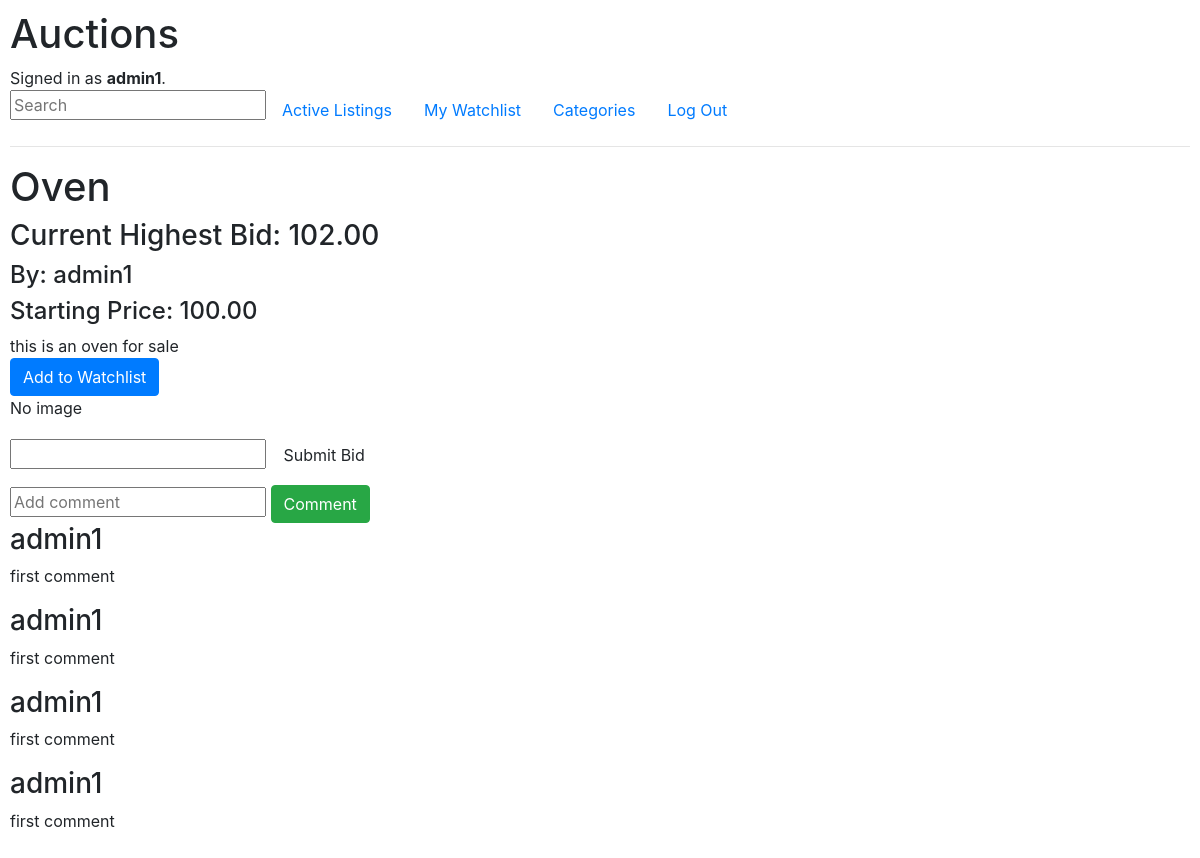
/listed/1 (signed in), run on an earlier commit of the app's database.
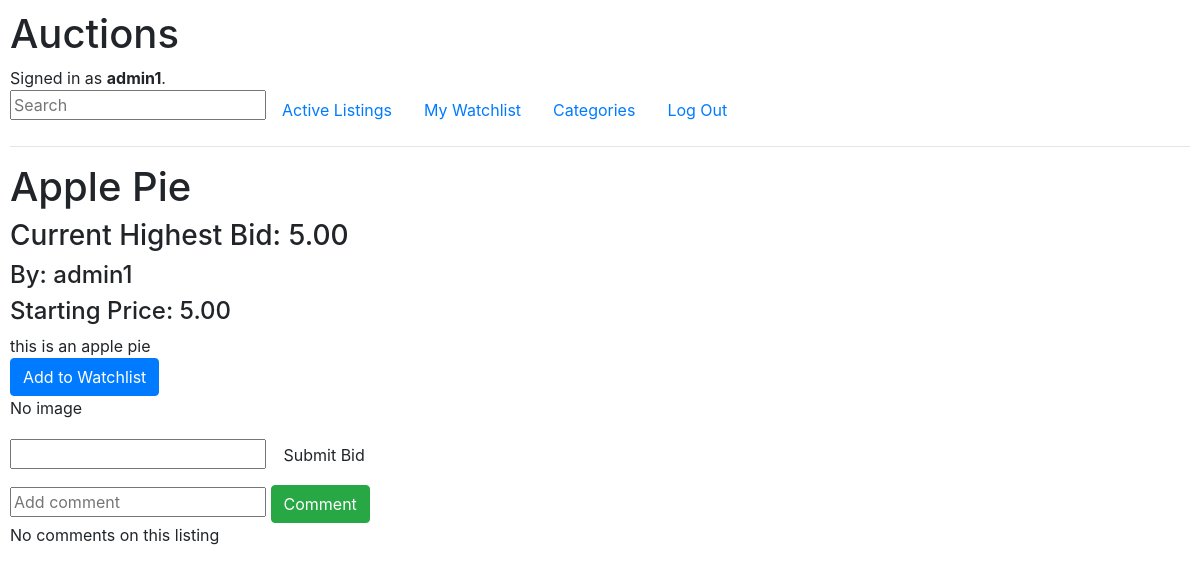
And on a later commit of the database.
### auctions/models.py (models this page shows, shortened)
class User(AbstractUser):
    pass

class Listing(models.Model):
	listed_id = models.AutoField(auto_created=True, primary_key=True)
	item_name = models.CharField(max_length=64)
	item_description = models.CharField(max_length=500, default="no description")
	seller = models.CharField(max_length=64)
	buyer = models.CharField(max_length=64, default="none")
	price = models.DecimalField(max_digits=19, decimal_places=2)
	category = models.CharField(max_length=12, default="no category")
	image = models.CharField(max_length=255, default="no image")
	listing_date = models.DateField(default=0000-00-00)
	available = models.BooleanField(default=True)

class Bid(models.Model):
	bid_id = models.AutoField(primary_key=True)
	listing_id = models.ForeignKey(Listing, on_delete=models.CASCADE, related_name="bidded")
	bidder = models.CharField(max_length=64)
	value = models.DecimalField(max_digits=19, decimal_places=2)

class Comment(models.Model):
	comment_id = models.AutoField(primary_key=True)
	listing_id = models.ForeignKey(Listing, on_delete=models.CASCADE, related_name="commented")
	commenter = models.CharField(max_length=64)
	comment = models.CharField(max_length=200)

### auctions/views.py (the view)
# urls.py: path("listed/<int:item_id>", views.listed, name="listed"),
def listed(request, item_id):
    listed = Listing.objects.get(pk=item_id)
    return render(request, "auctions/listed.html", {
        "listed_id": item_id,
        "title": listed.item_name,
        "description": listed.item_description,
        "price": listed.price,
        "comments": Comment.objects.filter(listing_id=item_id),
        "high_bid": Bid.objects.filter(listing_id=item_id)
        })

### auctions/templates/auctions/listed.html (shortened to what this page needs)
{% extends "auctions/layout.html" %}
{% block body %}
	<h1>{{ title }}</h1>
	{% if available == False %}
		<h2>Congratulations {{ winner }} on winning the auction!</h2>
	{% else %}
		<div>
			{% for bid in high_bid %}
				<h3>Current Highest Bid: {{ bid.value }}</h3>
				<h4>By: {{ bid.bidder }}</h4>
			{% empty %}
				<h3 hidden></h3>
			{% endfor %}
			<h4>Starting Price: {{ price }}</h4>
		</div>
		<div>
			{{ description }}
		</div>
		{% if user.is_authenticated %}
			<div>
				<form action="{% url 'add_watch' item_id=listed_id %}" method="post">
					<button class="btn btn-primary" type="submit">Add to Watchlist</button>
				</form>
				{% if item.image %}
                	<a href="{{ item.image }}" target="blank">See Image</a>
            	{% else %}
                	<p>No image</p>
           		{% endif %}
				<form action="{% url 'bid' item_id=listed_id %}" method="post">
					<input name="new_bid" class="form-group" type="number" step="0.01">
					<button class="btn btn primary" type="submit">Submit Bid</button>
				</form>
			</div>
			<div>
				<form action="{% url 'comment' item_id=listed_id %}" method="post">
					<input name="new_comment" type="text" placeholder="Add comment">
					<button class="btn btn-success" type="submit">Comment</button>
				</form>
				{% for comment in comments %}
					<h3>{{ comment.commenter }}</h3>
					<p>{{ comment.comment }}</p>
				{% empty %}
					<p>No comments on this listing</p>
				{% endfor %}
			</div>
		{% endif %}
	{% endif %}
{% endblock %}

### auctions/templates/auctions/layout.html (shortened to what this page needs)
{% load static %}
<!DOCTYPE html>
<html lang="en">
    <head>
        <link rel="stylesheet" href="https://stackpath.bootstrapcdn.com/bootstrap/4.4.1/css/bootstrap.min.css">
        <link href="{% static 'auctions/styles.css' %}" rel="stylesheet">
    </head>
    <body>
        <h1>Auctions</h1>
        <div>
            {% if user.is_authenticated %}
                Signed in as <strong>{{ user.username }}</strong>.
            {% else %}
                Not signed in.
            {% endif %}
        </div>
        <ul class="nav">
            <form action="{% url 'search' %}" method="post">
                    <input class="search" type="text" name="q" placeholder="Search">
            </form>
            <li class="nav-item">
                <a class="nav-link" href="{% url 'index' %}">Active Listings</a>
            </li>
            <li class="nav-item">
                <a class="nav-link" href="{% url 'wishlist' %}">My Watchlist</a>
            </li>
            <li class="nav-item">
                <a class="nav-link" href="{% url 'categories' %}">Categories</a>
            </li>
            {% if user.is_authenticated %}
                <li class="nav-item">
                    <a class="nav-link" href="{% url 'logout' %}">Log Out</a>
                </li>
            {% endif %}
        </ul>
        <hr>
        {% block body %}
        {% endblock %}
    </body>
</html>

### auctions/static/auctions/styles.css (style rules this page uses)
body { padding: 10px; }

What changed in the data, as far as the page shows it:
removed Comment: commenter "admin1", comment "first comment"
removed Comment: commenter "admin1", comment "first comment"
removed Comment: commenter "admin1", comment "first comment"
removed Comment: commenter "admin1", comment "first comment"
changed Listing: item_name "Oven" → "Apple Pie"; price "100.00" → "5.00"; item_description "this is an oven for sale" → "this is an apple pie"
changed Bid "admin1": value "102.00" → "5.00"
Also different on the page:
text now shown: "No comments on this listing"
